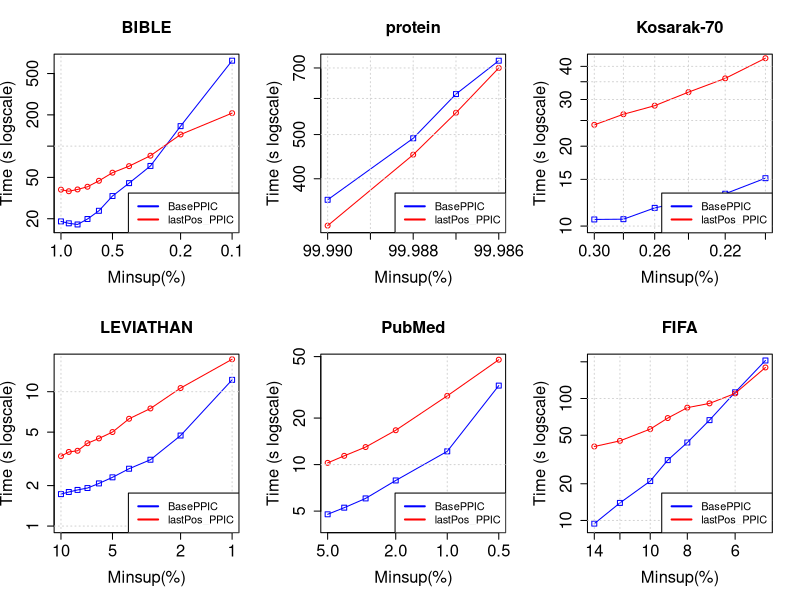

Write the R code that produced this figure.
tiff("MmEsLpMiss_lastPos_PPIC.png", width=13, height=9, units='in', res=120)
par(mfrow=c(2,3), cex.lab=1.5, cex.axis=1.5, cex.main=1.5, cex.sub=1.5)

#BIBLE
#DATA
x <- c(0.01, 0.009, 0.008, 0.007, 0.006, 0.005, 0.004, 0.003, 0.002, 0.001)*100

zero <- c(18850, 18071, 17611, 19872, 23860, 33086, 44031, 64446, 155871, 664830)/1000
one <- c(38116, 36789, 38283, 40639, 46390, 55533, 64153, 80930, 129417, 207934)/1000

#PLOT
plot(x, zero, log = "xy", type="o", pch=0, xlab="Minsup(%)",ylab="Time (s logscale)", col="blue", xlim = rev(range(x)), ylim=c(17, 664))
lines(x, one, col="red", type="o", pch=1)
title(main="BIBLE", cex.lab=1.5, cex.axis=1.5, cex.main=1.5, cex.sub=1.5)
grid()
legend("bottomright", legend=c("BasePPIC", "lastPos_PPIC"), lty=c(1,1),lwd=c(2,2), col=c("blue", "red"), cex = 1)

#protein
#DATA
x <- c(0.9999, 0.99988, 0.99987, 0.99986)*100

zero <- c(359711, 490719, 613541, 726131)/1000
one <- c(315680, 451714, 558246, 699961)/1000

#PLOT
plot(x, zero, log = "xy", type="o", pch=0, xlab="Minsup(%)",ylab="Time (s logscale)", col="blue", xlim = rev(range(x)), ylim=c(315, 726))
lines(x, one, col="red", type="o", pch=1)
title(main="protein", cex.lab=1.5, cex.axis=1.5, cex.main=1.5, cex.sub=1.5)
grid()
legend("bottomright", legend=c("BasePPIC", "lastPos_PPIC"), lty=c(1,1),lwd=c(2,2), col=c("blue", "red"), cex = 1)

#Kosarak-70
#DATA
x <- c(0.003, 0.0028, 0.0026, 0.0024, 0.0022, 0.002)*100

zero <- c(10592, 10615, 11709, 12472, 13241, 15153)/1000
one <- c(24075, 26398, 28432, 31986, 36034, 42928)/1000

#PLOT
plot(x, zero, log = "xy", type="o", pch=0, xlab="Minsup(%)",ylab="Time (s logscale)", col="blue", xlim = rev(range(x)), ylim=c(10, 42))
lines(x, one, col="red", type="o", pch=1)
title(main="Kosarak-70", cex.lab=1.5, cex.axis=1.5, cex.main=1.5, cex.sub=1.5)
grid()
legend("bottomright", legend=c("BasePPIC", "lastPos_PPIC"), lty=c(1,1),lwd=c(2,2), col=c("blue", "red"), cex = 1)

#LEVIATHAN
#DATA
x <- c(0.1, 0.09, 0.08, 0.07, 0.06, 0.05, 0.04, 0.03, 0.02, 0.01)*100

zero <- c(1729, 1793, 1857, 1919, 2077, 2306, 2672, 3117, 4718, 12253)/1000
one <- c(3312, 3562, 3634, 4135, 4491, 5009, 6289, 7502, 10645, 17440)/1000

#PLOT
plot(x, zero, log = "xy", type="o", pch=0, xlab="Minsup(%)",ylab="Time (s logscale)", col="blue", xlim = rev(range(x)), ylim=c(1, 17))
lines(x, one, col="red", type="o", pch=1)
title(main="LEVIATHAN", cex.lab=1.5, cex.axis=1.5, cex.main=1.5, cex.sub=1.5)
grid()
legend("bottomright", legend=c("BasePPIC", "lastPos_PPIC"), lty=c(1,1),lwd=c(2,2), col=c("blue", "red"), cex = 1)

#PubMed
#DATA
x <- c(0.05, 0.04, 0.03, 0.02, 0.01, 0.005)*100

zero <- c(4767, 5261, 6040, 7894, 12184, 32451)/1000
one <- c(10259, 11391, 12983, 16680, 27852, 47720)/1000

#PLOT
plot(x, zero, log = "xy", type="o", pch=0, xlab="Minsup(%)",ylab="Time (s logscale)", col="blue", xlim = rev(range(x)), ylim=c(4, 47))
lines(x, one, col="red", type="o", pch=1)
title(main="PubMed", cex.lab=1.5, cex.axis=1.5, cex.main=1.5, cex.sub=1.5)
grid()
legend("bottomright", legend=c("BasePPIC", "lastPos_PPIC"), lty=c(1,1),lwd=c(2,2), col=c("blue", "red"), cex = 1)

#FIFA
#DATA
x <- c(0.14, 0.12, 0.1, 0.09, 0.08, 0.07, 0.06, 0.05)*100

zero <- c(9423, 13932, 21048, 31249, 43581, 66511, 112528, 204980)/1000
one <- c(40412, 44953, 56164, 69132, 84163, 91173, 110146, 179647)/1000

#PLOT
plot(x, zero, log = "xy", type="o", pch=0, xlab="Minsup(%)",ylab="Time (s logscale)", col="blue", xlim = rev(range(x)), ylim=c(9, 204))
lines(x, one, col="red", type="o", pch=1)
title(main="FIFA", cex.lab=1.5, cex.axis=1.5, cex.main=1.5, cex.sub=1.5)
grid()
legend("bottomright", legend=c("BasePPIC", "lastPos_PPIC"), lty=c(1,1),lwd=c(2,2), col=c("blue", "red"), cex = 1)

#slen1
#DATA
x <- c(0.0017, 0.00165, 0.0016, 0.00155, 0.0015, 0.00145, 0.0014, 0.00135, 0.0013)*100


#PLOT
#slen2
#DATA
x <- c(0.0015, 0.00145, 0.0014, 0.00135, 0.0013, 0.00125, 0.0012, 0.00115, 0.0011)*100


#PLOT
dev.off()
